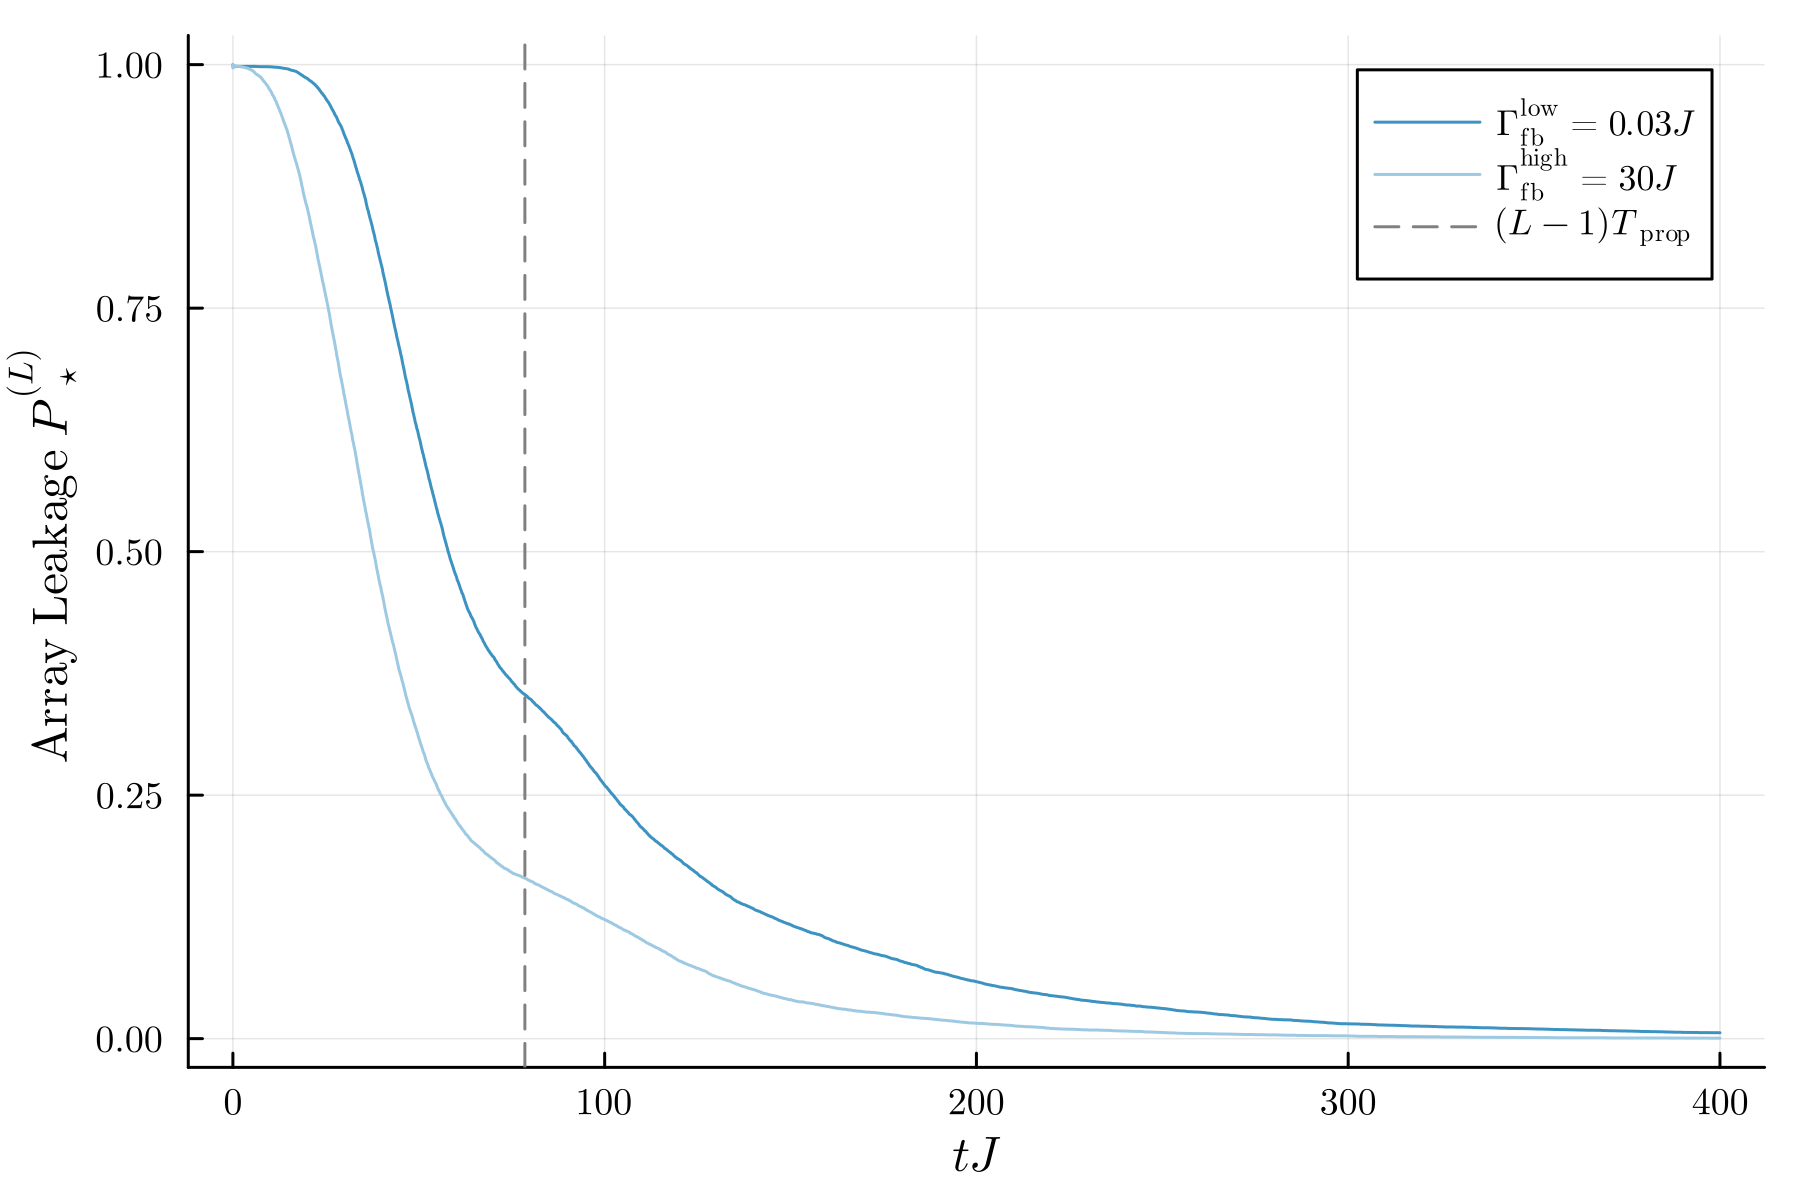

Recreate this plot in Julia.
using JLD2
using Plots
using LRUFigureColors
using PlotAndSave
using LaTeXStrings

function make_plot()
    path = @__DIR__
    plotinfo = load(joinpath(dirname(path), "data.jld2"), "plotinfo")
    pl = plot(dpi = 300,
    xlabel = L"$tJ$",
    # ylabel = L"$\sum_{\ell} \left\langle \hat{n}_\ell(\hat{n}_\ell-\hat{I})/2 \right\rangle$"
    ylabel = L"$\textrm{Array \ Leakage} \ P_\star^{(L)}$"
    # margin = 6Plots.mm
    # ylims = (10^-5, 1)
    )
    l_low = plotinfo.lines["gamma = 0.03"]
    l_high = plotinfo.lines["gamma = 30.0"]
    plot!(pl, l_low.x, l_low.y / 2, label = L"$\Gamma_{\textrm{fb}}^{\textrm{low}} = 0.03J$", color = color_small_msr)
    plot!(pl, l_high.x, l_high.y / 2, label = L"$\Gamma_{\textrm{fb}}^{\textrm{high}} = 30J$", color = color_high_msr)
    
    J = get_param(joinpath(dirname(@__DIR__)), :J)
    U = get_param(joinpath(dirname(@__DIR__)), :U)
    t = t_small_scale(1, U / J) * 2
    vline!(pl, [t], ls = :dash, color = color_ts_short_fig2, label = L"(L-1)T_{\textrm{prop}}")

    savefig(pl, joinpath(path, "paper_plot.png"))
    savefig(pl, joinpath(path, "paper_plot.svg"))
    return pl
end

make_plot()
